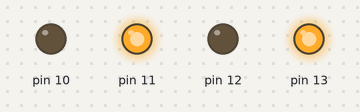
The sketch below on a simulated Arduino Uno, built with avr-gcc and run on an emulated ATmega328P. On the bench: output pins drawn as LEDs (lit = HIGH).

Above: at 5.0 s.
At 15.0 s:
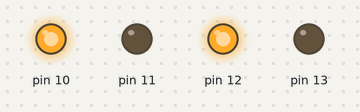
Timing chart, 0 to 26.0 s (numbered marks = the images above):
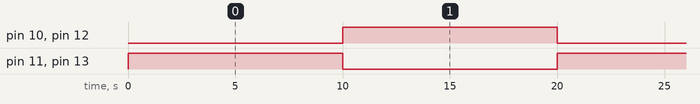

The sketch:

wheel_mechanism.ino
```cpp
void setup()
{
  pinMode(10,OUTPUT);
  pinMode(11,OUTPUT);
  pinMode(12,OUTPUT);
  pinMode(13,OUTPUT);

}

void loop()
{
  digitalWrite(13,HIGH);
  digitalWrite(12,LOW);
  digitalWrite(11,HIGH);
  digitalWrite(10,LOW);
  delay(10000);
  digitalWrite(13,LOW);
  digitalWrite(12,HIGH);
  digitalWrite(11,LOW);
  digitalWrite(10,HIGH);
  delay(10000);

}
```

Measured:
- by itself, pin 10–13: alternates HIGH for 10.0 s and LOW for 10.0 s
